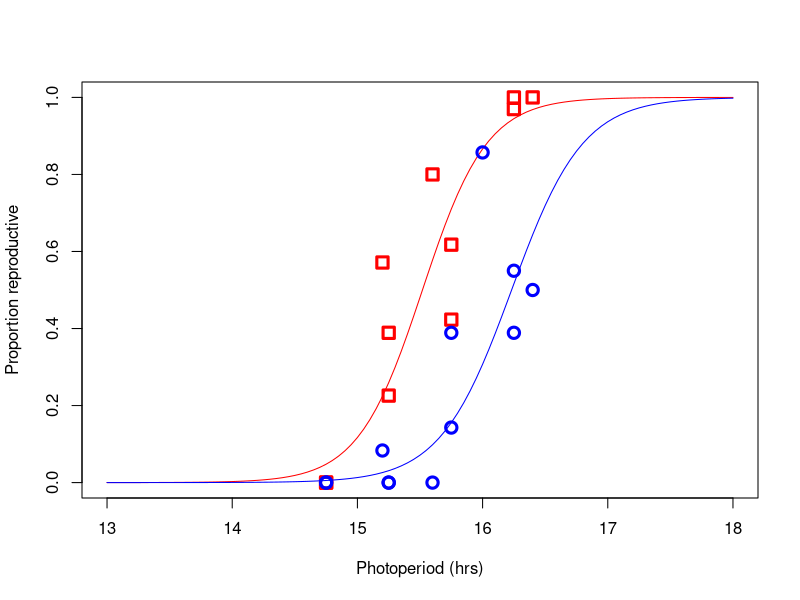
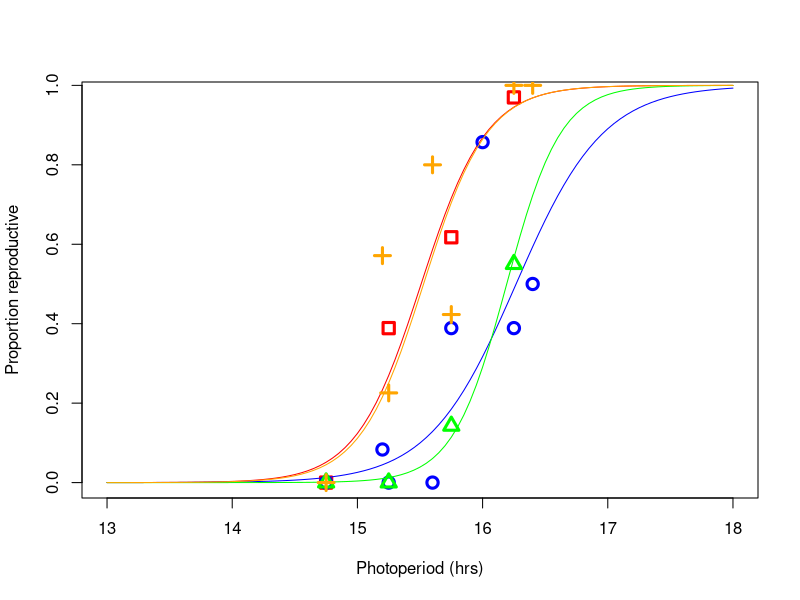

Recreate these plots in R, in order.
# runs logistic regression on unsummarized data (zeros and ones)

# setwd('C:\\R\\Aphalara diapause')

data=read.csv('combined 13_15.csv')
str(data)
#data=subset(data1,Year==2014)

# what about latitude covariate?
# (could also depend on first frost, gdd remaining, etc.)
geo <- data.frame(Site = unique(data$Site), Lat = c(39.435, 43.39,
                                                    47.32, 48.75))
data <- merge(data, geo)

mod1 <- glm(diapause~Treatment * Lat,data=data,family=binomial)
mod2 <- glm(diapause~Treatment + Site,data=data,family=binomial)

# what about just North and Southern populations?

agdata=aggregate(data$diapause,by=list(data$Site,data$Treatment),FUN=mean)


#South
output=glm(diapause~Treatment, subset=Site %in% c('Palermo', 'Sutherlin'),data=data,family=binomial)
summary(output)
anova(output,test="Chisq")
coefs =coef(output)

d1=subset(agdata,Group.1 %in% c('Palermo', 'Sutherlin'))

plot(d1$x~d1$Group.2, ylab="Proportion reproductive",xlab="Photoperiod (hrs)", xlim=c(13,18),col="red", cex=1.5, lwd=3,pch=0)
curve(exp(coefs[1]+coefs[2]*x)/(1+exp(coefs[1]+coefs[2]*x)),col="red",add=TRUE)

#North
output=glm(diapause~Treatment, subset=Site %in% c('Bellingham', 'Ephrata'),data=data,family=binomial)
summary(output)
anova(output,test="Chisq")
coefs =coef(output)

d1=subset(agdata,Group.1 %in% c('Bellingham', 'Ephrata'))


curve(exp(coefs[1]+coefs[2]*x)/(1+exp(coefs[1]+coefs[2]*x)),col="blue", add=TRUE)
points(d1$x~d1$Group.2, ylab="Proportion reproductive",xlab="Photoperiod (hrs)", col="blue", cex=1.5, lwd=3, pch=1, add=TRUE)








#Palermo
output=glm(diapause~Treatment, subset=Site=='Palermo',data=data,family=binomial)
summary(output)
anova(output,test="Chisq")
coefs =coef(output)

d1=subset(agdata,Group.1=="Palermo")

plot(d1$x~d1$Group.2, ylab="Proportion reproductive",xlab="Photoperiod (hrs)", xlim=c(13,18),col="red", cex=1.5, lwd=3,pch=0)
curve(exp(coefs[1]+coefs[2]*x)/(1+exp(coefs[1]+coefs[2]*x)),col="red",add=TRUE)

#Bellingham

output=glm(diapause~Treatment, subset=Site=='Bellingham',data=data,family=binomial)
summary(output)
anova(output,test="Chisq")
coefs =coef(output)

d1=subset(agdata,Group.1=="Bellingham")

curve(exp(coefs[1]+coefs[2]*x)/(1+exp(coefs[1]+coefs[2]*x)),col="blue", add=TRUE)
points(d1$x~d1$Group.2, ylab="Proportion reproductive",xlab="Photoperiod (hrs)", col="blue", cex=1.5, lwd=3, pch=1, add=TRUE)


#Ephrata

output=glm(diapause~Treatment, subset=Site=='Ephrata',data=data,family=binomial)
summary(output)
anova(output,test="Chisq")
coefs =coef(output)

d1=subset(agdata,Group.1=="Ephrata")

points(d1$x~d1$Group.2, ylab="Proportion reproductive",xlab="Photoperiod (hrs)", col="green", cex=1.5, lwd=3, pch=2,add=TRUE)
curve(exp(coefs[1]+coefs[2]*x)/(1+exp(coefs[1]+coefs[2]*x)), col="green",add=TRUE)


#Sutherlin

output=glm(diapause~Treatment, subset=Site=='Sutherlin',data=data,family=binomial)
summary(output)
anova(output,test="Chisq")
coefs =coef(output)

d1=subset(agdata,Group.1=="Sutherlin")

points(d1$x~d1$Group.2, ylab="Proportion reproductive",xlab="Photoperiod (hrs)", col="orange", cex=1.5, lwd=3,pch=3,add=TRUE)
curve(exp(coefs[1]+coefs[2]*x)/(1+exp(coefs[1]+coefs[2]*x)),col="orange", add=TRUE)

